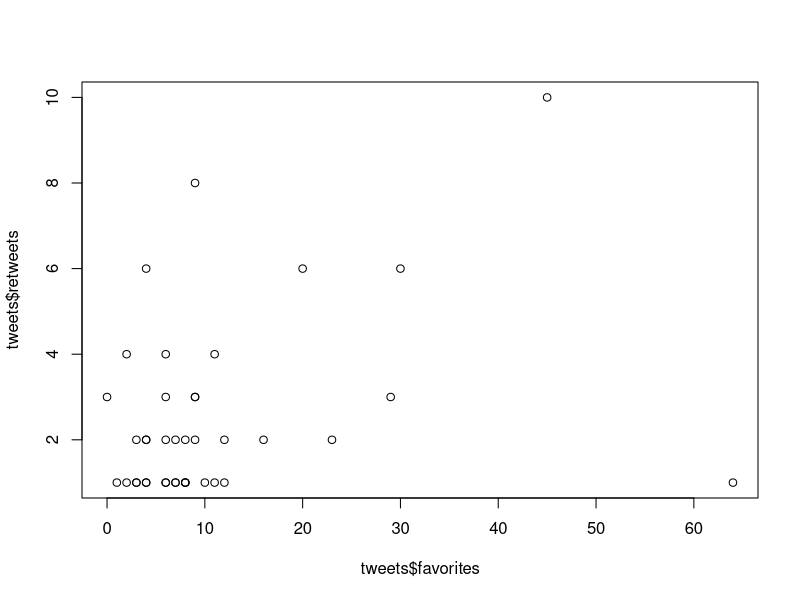
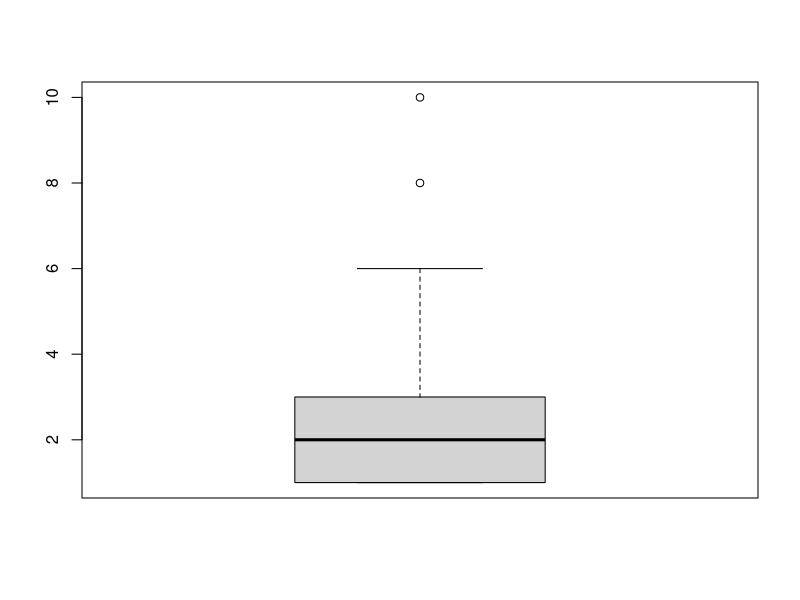

Write R code to recreate these figures, in order. (Note: this script raises an error after producing the figures.)
#
# Dieses Skript beinhaltet R-Basisfunktionen 
# und tidyverse-Funktionen für die Datenanalyse in R
#

# Pakete laden ----
library(tidyverse)
library(skimr)

# Datensatz einlesen ----
tweets<- read_csv2("example-tweets.csv")

??skim

# Basifunktionen zur Datenanalyse ----

# Auszählen von Häufigkeiten: 
# Wie viel hat wer getweetet?
table(tweets$name)

# Verteilung von Häufigkeiten:
skim(tweets$retweets)


# Ausgeben von Grafiken: 
# Streudiagramm, in dem Favorites und Retweets abgetragen sind
plot(tweets$favorites,tweets$retweets)

# Ausgeben von Boxplots: 
# Verteilung der Retweets
boxplot(tweets$retweets)

# Ausgeben der Fünf-Punkte-Zusammenfassung :
# Verteilung der Favorites
summary(tweets$favorites)

# Lineares Modell (Regression) mit lm(): 
# - erster Parameter: abhängige Variable, 
#   gefolgt von einer Tilde ~ und den unabhängigen Variablen 
# - data-Parameter nimmt den Datensatz entgegen 
# - Ergebnisse in Objekt abspeichern (hier: fit)
# - über summary(fit) die Kennwerte der Regressionsanalyse anzeigen 
fit <- lm(replies ~ favorites, data=tweets)
summary(fit)

# Datenanalyse mit Tidyverse ----

# Auswahl durch Filter- und Select-Bedingung mit Pipe
# Filter= Auswählen von Zeilen
# Select= Auswählen von Spalten
auswahl <- tweets %>% 
  filter(name == "unialdera") %>% 
  select(hashtags)

# Auswahl durch Filter- und Select-Bedingung ohne Pipe
auswahl <- filter(tweets, name =="unialdera")
auswahl <- select(auswahl, hashtags)

# Sortieren der Reihenfolge der Zeilen 
# mithilfe von arrange
# Über das "-" vor der Variable 
# kann absteigend sortiert werden
tweets %>% 
  arrange(-favorites)

# Erstellen und Überschreiben von Spalten mit mutate
# Zunächst: Überschreibend der Spalte retweets, indem 
# alle NAs mit 0en ersetzt werden 
# Anschließend: Erstellen der Spalte "reactions", 
# in der die Werte aus favorites, replies und retweets
# zusammengefasst werden.
tweets <- tweets %>%  
  mutate(retweets = replace_na(retweets, 0)) %>% 
  mutate(reactions = favorites + replies + retweets)

# Split-Apply-Combine:
# Je Autor:in die duchschnittliche Anzahl 
# der Favorites über alle Tweets hinweg bestimmen.
favorites <- tweets %>% 
  group_by(from) %>%  
  summarize(durchschnitt=mean(favorites)) %>% 
  ungroup()

# Zählen der Zeilen eines Datensatzes
tweets %>%
  count()

# Zählen der Zeilen nach Gruppen 
# - die Gruppe wird in der Funktion count angegeben
# - hier: wie viele Tweets gibt es je Verfasser:in?
tweets %>%  
  count(from)

# Alternative zu Count
tweets %>%
  group_by(from) %>%
  summarize(n=n()) %>%
  ungroup()

# Umwandeln vom Wide- ins Long-Format
# - Alle Reaktionen in eine Spalte "metric" zusammenziehen,
# - die Anzahl der Reaktionen ist in der neu erstellen Spalte "value" enthalten
tweets_long <- tweets %>%  
  pivot_longer(
    c(favorites, replies, retweets),
    names_to="metric",
    values_to="value"
    ) 
